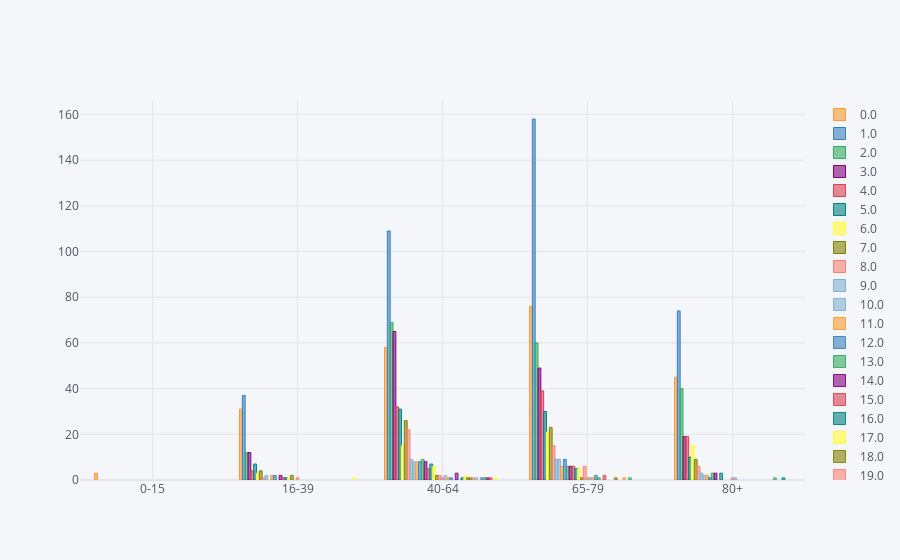

Notebook code cell kept with this figure:
### Code cell
il.pivot("AGE", "LOS DAY", "EPISODIO").iplot(kind='bar') #nao usar
#os casos entre 0-15 anos nem tiveram 24 horas internados

### Figure 1 — Plotly figure (JSON) as saved in the notebook; plotly's stock layout.template omitted (floating-point values rounded to 4 significant figures)
{"data": [{"marker": {"color": "rgba(255, 153, 51, 0.6)", "line": {"color": "rgba(255, 153, 51, 1.0)", "width": 1}}, "name": "0.0", "orientation": "v", "text": "", "type": "bar", "x": ["0-15", "16-39", "40-64", "65-79", "80+"], "y": [3, 31, 58, 76, 45]}, {"marker": {"color": "rgba(55, 128, 191, 0.6)", "line": {"color": "rgba(55, 128, 191, 1.0)", "width": 1}}, "name": "1.0", "orientation": "v", "text": "", "type": "bar", "x": ["0-15", "16-39", "40-64", "65-79", "80+"], "y": ["", 37, 109, 158, 74]}, {"marker": {"color": "rgba(50, 171, 96, 0.6)", "line": {"color": "rgba(50, 171, 96, 1.0)", "width": 1}}, "name": "2.0", "orientation": "v", "text": "", "type": "bar", "x": ["0-15", "16-39", "40-64", "65-79", "80+"], "y": ["", 12, 69, 60, 40]}, {"marker": {"color": "rgba(128, 0, 128, 0.6)", "line": {"color": "rgba(128, 0, 128, 1.0)", "width": 1}}, "name": "3.0", "orientation": "v", "text": "", "type": "bar", "x": ["0-15", "16-39", "40-64", "65-79", "80+"], "y": ["", 12, 65, 49, 19]}, {"marker": {"color": "rgba(219, 64, 82, 0.6)", "line": {"color": "rgba(219, 64, 82, 1.0)", "width": 1}}, "name": "4.0", "orientation": "v", "text": "", "type": "bar", "x": ["0-15", "16-39", "40-64", "65-79", "80+"], "y": ["", 4, 32, 39, 19]}, {"marker": {"color": "rgba(0, 128, 128, 0.6)", "line": {"color": "rgba(0, 128, 128, 1.0)", "width": 1}}, "name": "5.0", "orientation": "v", "text": "", "type": "bar", "x": ["0-15", "16-39", "40-64", "65-79", "80+"], "y": ["", 7, 31, 30, 10]}, {"marker": {"color": "rgba(255, 255, 51, 0.6)", "line": {"color": "rgba(255, 255, 51, 1.0)", "width": 1}}, "name": "6.0", "orientation": "v", "text": "", "type": "bar", "x": ["0-15", "16-39", "40-64", "65-79", "80+"], "y": ["", 3, 15, 21, 15]}, {"marker": {"color": "rgba(128, 128, 0, 0.6)", "line": {"color": "rgba(128, 128, 0, 1.0)", "width": 1}}, "name": "7.0", "orientation": "v", "text": "", "type": "bar", "x": ["0-15", "16-39", "40-64", "65-79", "80+"], "y": ["", 4, 26, 23, 9]}, {"marker": {"color": "rgba(251, 128, 114, 0.6)", "line": {"color": "rgba(251, 128, 114, 1.0)", "width": 1}}, "name": "8.0", "orientation": "v", "text": "", "type": "bar", "x": ["0-15", "16-39", "40-64", "65-79", "80+"], "y": ["", 1, 22, 15, 6]}, {"marker": {"color": "rgba(128, 177, 211, 0.6)", "line": {"color": "rgba(128, 177, 211, 1.0)", "width": 1}}, "name": "9.0", "orientation": "v", "text": "", "type": "bar", "x": ["0-15", "16-39", "40-64", "65-79", "80+"], "y": ["", 2, 9, 9, 3]}, {"marker": {"color": "rgba(128, 177, 211, 0.6)", "line": {"color": "rgba(128, 177, 211, 0.8999999999999999)", "width": 1}}, "name": "10.0", "orientation": "v", "text": "", "type": "bar", "x": ["0-15", "16-39", "40-64", "65-79", "80+"], "y": ["", "", 8, 9, 2]}, {"marker": {"color": "rgba(255, 153, 51, 0.6)", "line": {"color": "rgba(255, 153, 51, 0.8999999999999999)", "width": 1}}, "name": "11.0", "orientation": "v", "text": "", "type": "bar", "x": ["0-15", "16-39", "40-64", "65-79", "80+"], "y": ["", 2, 8, 6, 2]}, {"marker": {"color": "rgba(55, 128, 191, 0.6)", "line": {"color": "rgba(55, 128, 191, 0.8999999999999999)", "width": 1}}, "name": "12.0", "orientation": "v", "text": "", "type": "bar", "x": ["0-15", "16-39", "40-64", "65-79", "80+"], "y": ["", 2, 8, 9, 1]}, {"marker": {"color": "rgba(50, 171, 96, 0.6)", "line": {"color": "rgba(50, 171, 96, 0.8999999999999999)", "width": 1}}, "name": "13.0", "orientation": "v", "text": "", "type": "bar", "x": ["0-15", "16-39", "40-64", "65-79", "80+"], "y": ["", "", 9, 6, 3]}, {"marker": {"color": "rgba(128, 0, 128, 0.6)", "line": {"color": "rgba(128, 0, 128, 0.8999999999999999)", "width": 1}}, "name": "14.0", "orientation": "v", "text": "", "type": "bar", "x": ["0-15", "16-39", "40-64", "65-79", "80+"], "y": ["", 2, 8, 6, 3]}, {"marker": {"color": "rgba(219, 64, 82, 0.6)", "line": {"color": "rgba(219, 64, 82, 0.8999999999999999)", "width": 1}}, "name": "15.0", "orientation": "v", "text": "", "type": "bar", "x": ["0-15", "16-39", "40-64", "65-79", "80+"], "y": ["", 1, 5, 6, ""]}, {"marker": {"color": "rgba(0, 128, 128, 0.6)", "line": {"color": "rgba(0, 128, 128, 0.8999999999999999)", "width": 1}}, "name": "16.0", "orientation": "v", "text": "", "type": "bar", "x": ["0-15", "16-39", "40-64", "65-79", "80+"], "y": ["", 1, 7, 5, 3]}, {"marker": {"color": "rgba(255, 255, 51, 0.6)", "line": {"color": "rgba(255, 255, 51, 0.8999999999999999)", "width": 1}}, "name": "17.0", "orientation": "v", "text": "", "type": "bar", "x": ["0-15", "16-39", "40-64", "65-79", "80+"], "y": ["", 1, 6, 5, ""]}, {"marker": {"color": "rgba(128, 128, 0, 0.6)", "line": {"color": "rgba(128, 128, 0, 0.8999999999999999)", "width": 1}}, "name": "18.0", "orientation": "v", "text": "", "type": "bar", "x": ["0-15", "16-39", "40-64", "65-79", "80+"], "y": ["", 2, 2, 1, ""]}, {"marker": {"color": "rgba(251, 128, 114, 0.6)", "line": {"color": "rgba(251, 128, 114, 0.8999999999999999)", "width": 1}}, "name": "19.0", "orientation": "v", "text": "", "type": "bar", "x": ["0-15", "16-39", "40-64", "65-79", "80+"], "y": ["", "", 2, 6, ""]}, {"marker": {"color": "rgba(251, 128, 114, 0.6)", "line": {"color": "rgba(251, 128, 114, 0.7999999999999998)", "width": 1}}, "name": "20.0", "orientation": "v", "text": "", "type": "bar", "x": ["0-15", "16-39", "40-64", "65-79", "80+"], "y": ["", 1, 1, 1, 1]}, {"marker": {"color": "rgba(128, 177, 211, 0.6)", "line": {"color": "rgba(128, 177, 211, 0.7999999999999998)", "width": 1}}, "name": "21.0", "orientation": "v", "text": "", "type": "bar", "x": ["0-15", "16-39", "40-64", "65-79", "80+"], "y": ["", "", 2, 1, 1]}, {"marker": {"color": "rgba(255, 153, 51, 0.6)", "line": {"color": "rgba(255, 153, 51, 0.7999999999999998)", "width": 1}}, "name": "22.0", "orientation": "v", "text": "", "type": "bar", "x": ["0-15", "16-39", "40-64", "65-79", "80+"], "y": ["", "", 1, 1, ""]}, {"marker": {"color": "rgba(55, 128, 191, 0.6)", "line": {"color": "rgba(55, 128, 191, 0.7999999999999998)", "width": 1}}, "name": "24.0", "orientation": "v", "text": "", "type": "bar", "x": ["0-15", "16-39", "40-64", "65-79", "80+"], "y": ["", "", 1, 2, ""]}, {"marker": {"color": "rgba(50, 171, 96, 0.6)", "line": {"color": "rgba(50, 171, 96, 0.7999999999999998)", "width": 1}}, "name": "25.0", "orientation": "v", "text": "", "type": "bar", "x": ["0-15", "16-39", "40-64", "65-79", "80+"], "y": ["", "", "", 1, ""]}, {"marker": {"color": "rgba(128, 0, 128, 0.6)", "line": {"color": "rgba(128, 0, 128, 0.7999999999999998)", "width": 1}}, "name": "26.0", "orientation": "v", "text": "", "type": "bar", "x": ["0-15", "16-39", "40-64", "65-79", "80+"], "y": ["", "", 3, "", ""]}, {"marker": {"color": "rgba(219, 64, 82, 0.6)", "line": {"color": "rgba(219, 64, 82, 0.7999999999999998)", "width": 1}}, "name": "27.0", "orientation": "v", "text": "", "type": "bar", "x": ["0-15", "16-39", "40-64", "65-79", "80+"], "y": ["", "", "", 2, ""]}, {"marker": {"color": "rgba(0, 128, 128, 0.6)", "line": {"color": "rgba(0, 128, 128, 0.7999999999999998)", "width": 1}}, "name": "28.0", "orientation": "v", "text": "", "type": "bar", "x": ["0-15", "16-39", "40-64", "65-79", "80+"], "y": ["", "", 1, "", ""]}, {"marker": {"color": "rgba(255, 255, 51, 0.6)", "line": {"color": "rgba(255, 255, 51, 0.7999999999999998)", "width": 1}}, "name": "29.0", "orientation": "v", "text": "", "type": "bar", "x": ["0-15", "16-39", "40-64", "65-79", "80+"], "y": ["", "", 2, "", ""]}, {"marker": {"color": "rgba(128, 128, 0, 0.6)", "line": {"color": "rgba(128, 128, 0, 0.7999999999999998)", "width": 1}}, "name": "30.0", "orientation": "v", "text": "", "type": "bar", "x": ["0-15", "16-39", "40-64", "65-79", "80+"], "y": ["", "", 1, "", ""]}, {"marker": {"color": "rgba(128, 128, 0, 0.6)", "line": {"color": "rgba(128, 128, 0, 0.7)", "width": 1}}, "name": "31.0", "orientation": "v", "text": "", "type": "bar", "x": ["0-15", "16-39", "40-64", "65-79", "80+"], "y": ["", "", 1, 1, ""]}, {"marker": {"color": "rgba(251, 128, 114, 0.6)", "line": {"color": "rgba(251, 128, 114, 0.7)", "width": 1}}, "name": "32.0", "orientation": "v", "text": "", "type": "bar", "x": ["0-15", "16-39", "40-64", "65-79", "80+"], "y": ["", "", 1, "", ""]}, {"marker": {"color": "rgba(128, 177, 211, 0.6)", "line": {"color": "rgba(128, 177, 211, 0.7)", "width": 1}}, "name": "33.0", "orientation": "v", "text": "", "type": "bar", "x": ["0-15", "16-39", "40-64", "65-79", "80+"], "y": ["", "", 1, "", ""]}, {"marker": {"color": "rgba(255, 153, 51, 0.6)", "line": {"color": "rgba(255, 153, 51, 0.7)", "width": 1}}, "name": "34.0", "orientation": "v", "text": "", "type": "bar", "x": ["0-15", "16-39", "40-64", "65-79", "80+"], "y": ["", "", "", 1, ""]}, {"marker": {"color": "rgba(55, 128, 191, 0.6)", "line": {"color": "rgba(55, 128, 191, 0.7)", "width": 1}}, "name": "36.0", "orientation": "v", "text": "", "type": "bar", "x": ["0-15", "16-39", "40-64", "65-79", "80+"], "y": ["", "", 1, "", ""]}, {"marker": {"color": "rgba(50, 171, 96, 0.6)", "line": {"color": "rgba(50, 171, 96, 0.7)", "width": 1}}, "name": "41.0", "orientation": "v", "text": "", "type": "bar", "x": ["0-15", "16-39", "40-64", "65-79", "80+"], "y": ["", "", 1, 1, 1]}, {"marker": {"color": "rgba(128, 0, 128, 0.6)", "line": {"color": "rgba(128, 0, 128, 0.7)", "width": 1}}, "name": "50.0", "orientation": "v", "text": "", "type": "bar", "x": ["0-15", "16-39", "40-64", "65-79", "80+"], "y": ["", "", 1, "", ""]}, {"marker": {"color": "rgba(219, 64, 82, 0.6)", "line": {"color": "rgba(219, 64, 82, 0.7)", "width": 1}}, "name": "52.0", "orientation": "v", "text": "", "type": "bar", "x": ["0-15", "16-39", "40-64", "65-79", "80+"], "y": ["", "", 1, "", ""]}, {"marker": {"color": "rgba(0, 128, 128, 0.6)", "line": {"color": "rgba(0, 128, 128, 0.7)", "width": 1}}, "name": "53.0", "orientation": "v", "text": "", "type": "bar", "x": ["0-15", "16-39", "40-64", "65-79", "80+"], "y": ["", "", "", "", 1]}, {"marker": {"color": "rgba(255, 255, 51, 0.6)", "line": {"color": "rgba(255, 255, 51, 0.7)", "width": 1}}, "name": "60.0", "orientation": "v", "text": "", "type": "bar", "x": ["0-15", "16-39", "40-64", "65-79", "80+"], "y": ["", "", 1, "", ""]}, {"marker": {"color": "rgba(255, 255, 51, 0.6)", "line": {"color": "rgba(255, 255, 51, 0.5999999999999999)", "width": 1}}, "name": "77.0", "orientation": "v", "text": "", "type": "bar", "x": ["0-15", "16-39", "40-64", "65-79", "80+"], "y": ["", 1, "", "", ""]}], "layout": {"legend": {"bgcolor": "#F5F6F9", "font": {"color": "#4D5663"}}, "paper_bgcolor": "#F5F6F9", "plot_bgcolor": "#F5F6F9", "title": {"font": {"color": "#4D5663"}}, "xaxis": {"gridcolor": "#E1E5ED", "showgrid": true, "tickfont": {"color": "#4D5663"}, "title": {"font": {"color": "#4D5663"}, "text": ""}, "zerolinecolor": "#E1E5ED"}, "yaxis": {"gridcolor": "#E1E5ED", "showgrid": true, "tickfont": {"color": "#4D5663"}, "title": {"font": {"color": "#4D5663"}, "text": ""}, "zerolinecolor": "#E1E5ED"}}}
